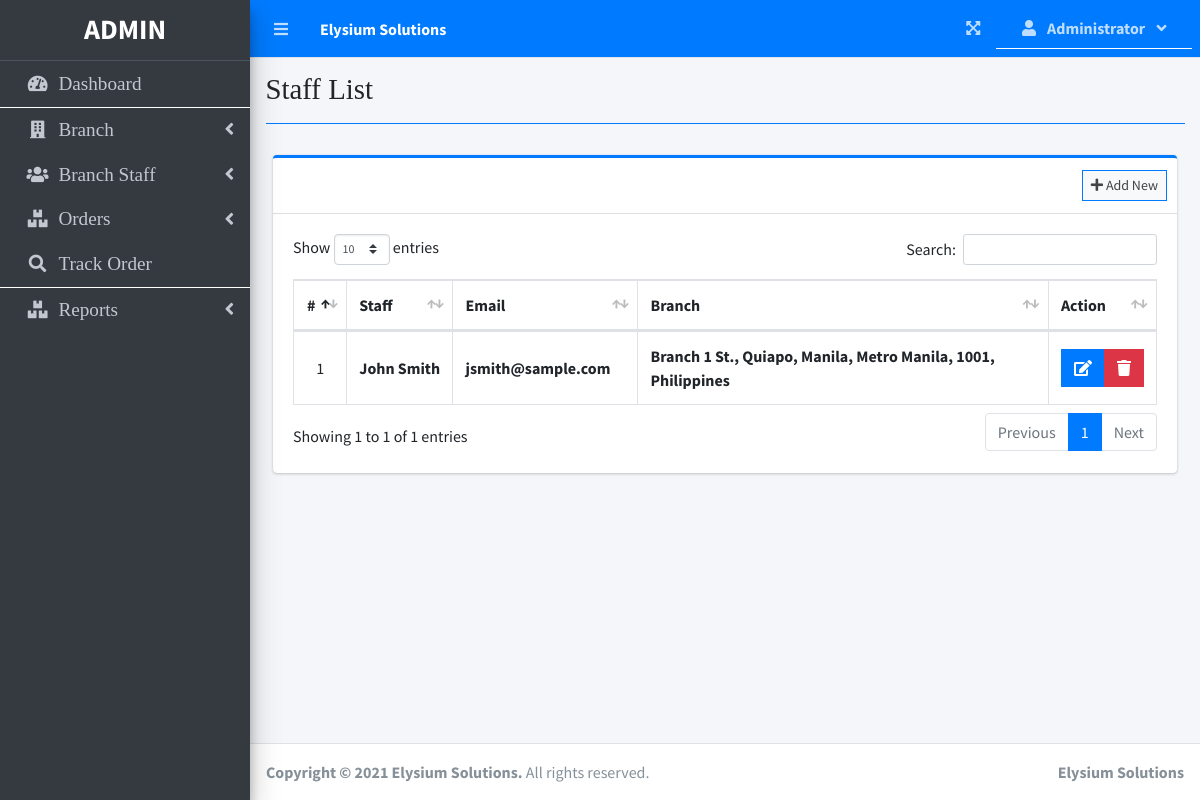
The page /index.php?page=staff_list (signed in) on the database its author committed.
### tables this page shows
CREATE TABLE `users` (
  `id` int(30) NOT NULL,
  `firstname` varchar(200) NOT NULL,
  `lastname` varchar(200) NOT NULL,
  `email` varchar(200) NOT NULL,
  `password` text NOT NULL,
  `type` tinyint(1) NOT NULL DEFAULT 2 COMMENT '1 = admin, 2 = staff',
  `branch_id` int(30) NOT NULL,
  `date_created` datetime NOT NULL DEFAULT current_timestamp()
);

### staff_list.php (the view, shortened to what this page needs)
<?php include'db_connect.php' ?>
<div class="col-lg-12">
	<div class="card card-outline card-primary">
		<div class="card-header">
			<div class="card-tools">
				<a class="btn btn-block btn-sm btn-default btn-flat border-primary " href="./index.php?page=new_staff"><i class="fa fa-plus"></i> Add New</a>
			</div>
		</div>
		<div class="card-body">
			<table class="table tabe-hover table-bordered" id="list">
				<!-- <colgroup>
					<col width="5%">
					<col width="15%">
					<col width="25%">
					<col width="25%">
					<col width="15%">
				</colgroup> -->
				<thead>
					<tr>
						<th class="text-center">#</th>
						<th>Staff</th>
						<th>Email</th>
						<th>Branch</th>
						<th>Action</th>
					</tr>
				</thead>
				<tbody>
					<?php
					$i = 1;
					$qry = $conn->query("SELECT u.*,concat(u.firstname,' ',u.lastname) as name,concat(b.street,', ',b.city,', ',b.state,', ',b.zip_code,', ',b.country) as baddress FROM users u inner join branches b on b.id = u.branch_id where u.type = 2 order by concat(u.firstname,' ',u.lastname) asc ");
					while($row= $qry->fetch_assoc()):
					?>
					<tr>
						<td class="text-center"><?php echo $i++ ?></td>
						<td><b><?php echo ucwords($row['name']) ?></b></td>
						<td><b><?php echo ($row['email']) ?></b></td>
						<td><b><?php echo ucwords($row['baddress']) ?></b></td>
						<td class="text-center">
		                    <div class="btn-group">
		                        <a href="index.php?page=edit_staff&id=<?php echo $row['id'] ?>" class="btn btn-primary btn-flat ">
		                          <i class="fas fa-edit"></i>
		                        </a>
		                        <button type="button" class="btn btn-danger btn-flat delete_staff" data-id="<?php echo $row['id'] ?>">
		                          <i class="fas fa-trash"></i>
		                        </button>
	                      </div>
						</td>
					</tr>
				<?php endwhile; ?>
				</tbody>
			</table>
		</div>
	</div>
</div>

### staff_list.php (style rules this page uses)
table td { vertical-align: middle !important; }

### rows shown on the page
users: name "John Smith", email "jsmith@sample.com", baddress "Branch 1 St., Quiapo, Manila, Metro Manila, 1001, Philippines"

### other values the page prints
$_SESSION['system']['name'] "Elysium Solutions"
$_SESSION['login_firstname'] "Administrator"
$title "Staff List"
